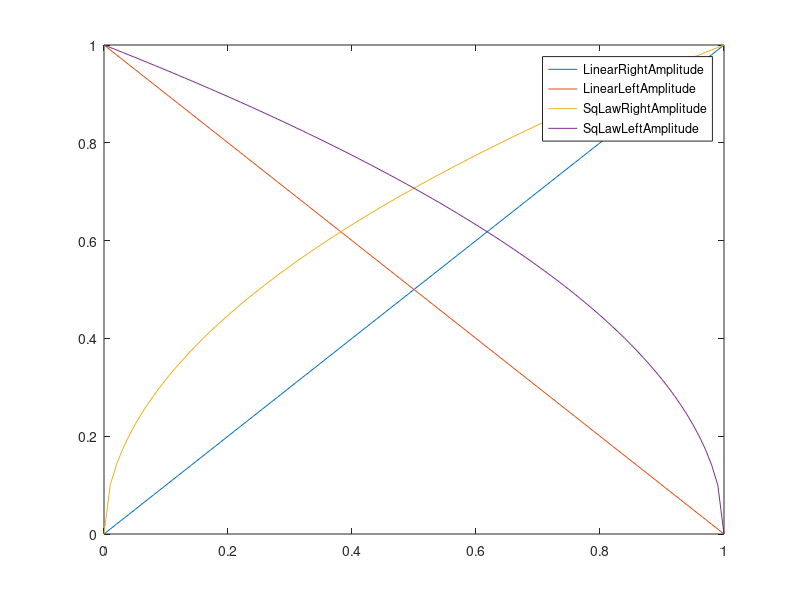
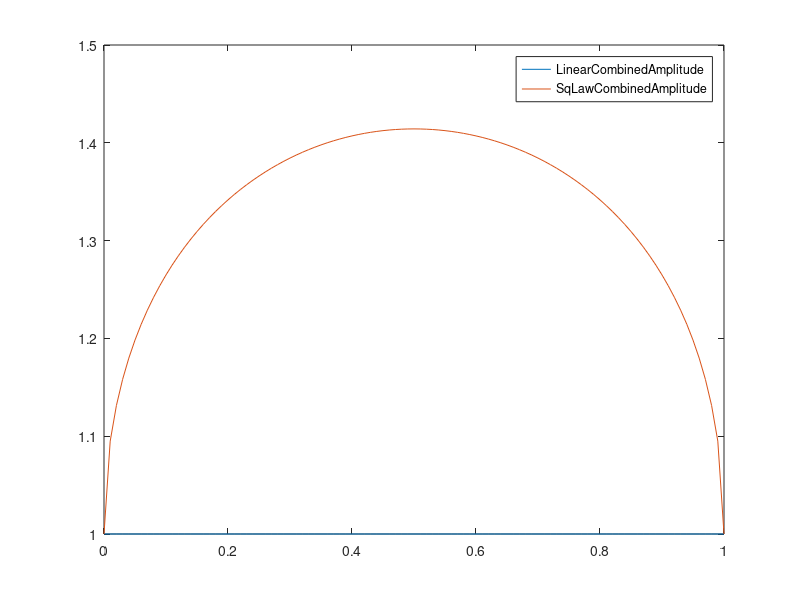
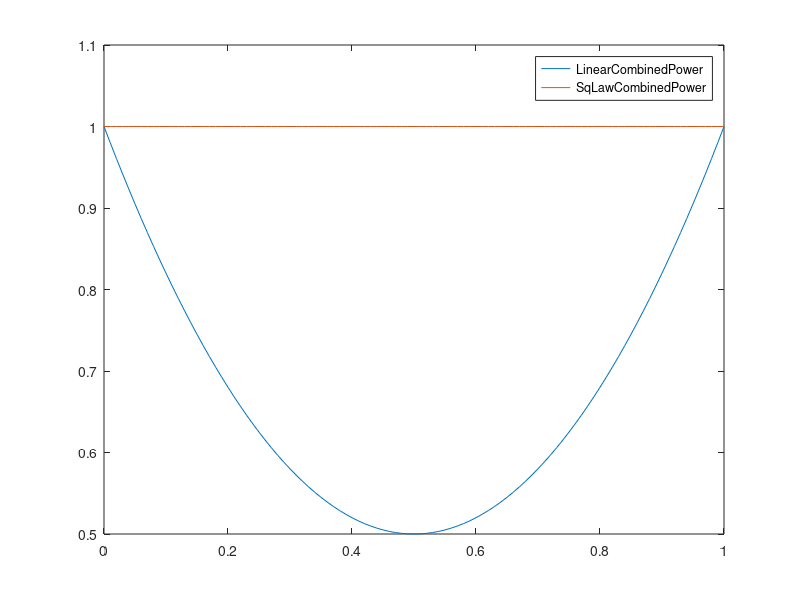

The MATLAB script that drew these images, in order:
clear;
clear all;
close all;
clc;

FS = 48000;
TS = 1/FS;
t = 0:TS:1-TS;
f = 250;

% Sine wave 250 Hz
y = sin(2*pi*f*t);
% Converting into a column vector
y = y(:);


% Pan value Knob
% Range -100 to 100 (-100 -> completely Left, 100 -> completely right)
% 0 -> completely mono
panValue = -30; 

% Linear panning
x = panValue/200 + 0.5; % A variable to maintain the range(0,1)


% The motivation for using the Square-Law functions is based on the 
% perceived strength of the signal across different panning positions. 
% By using the square-law functions, equal combined power between 
% the channels is achieved. Whereas, the linear panning functions 
% achieve equal combined amplitude. In many ways, listeners perceive 
% the strength of the signal based on the power, rather than the amplitude.
% In other words, listeners will perceive the same signal strength regardless
% of panning position when using the Square-Law functions.


% Difference b/w Linear panning and square law panning is
% the power (perceived loudness)
x = [0:0.01:1];
plot(x,x,x,1-x,x,sqrt(x),x,sqrt(1-x));
legend("LinearRightAmplitude","LinearLeftAmplitude","SqLawRightAmplitude","SqLawLeftAmplitude");
figure;

plot(x,x+(1-x),x,sqrt(x)+sqrt(1-x));
legend("LinearCombinedAmplitude","SqLawCombinedAmplitude");
figure;

plot(x,x.^2+(1-x).^2,x,(sqrt(x)).^2+(sqrt(1-x)).^2);
legend("LinearCombinedPower","SqLawCombinedPower");